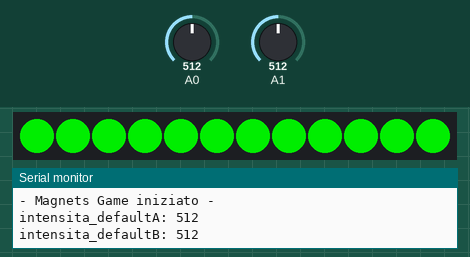
The sketch below on a simulated Arduino Uno, built with avr-gcc and run on an emulated ATmega328P. Shown: 12 RGB LEDs in strip order, left to right, the last lines printed to the serial monitor. Inputs (shaded band) come from the test bench; at power-on: A0 = 512, A1 = 512.

Above: at 12.3 s.
13.7 s: A0 set to 473
At 14.8 s:
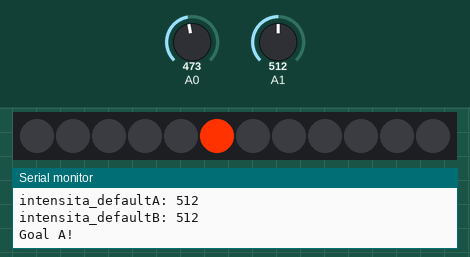
15.2 s: A1 set to 488
16.7 s: A1 set to 472
At 17.3 s:
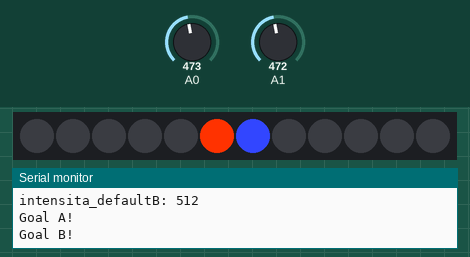
Timing chart, 0 to 19.7 s (numbered marks = the images above; inputs shaded):
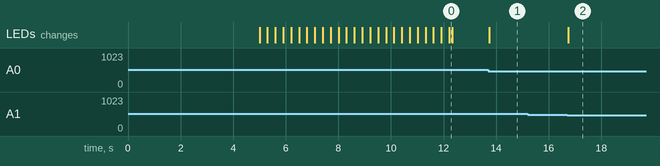

Measured:
- the behaviour switches between 482 and 481 on A0 (found by bisection; images 0 and 1)
- the behaviour switches between 482 and 481 on A1 (found by bisection; images 1 and 2)
- after the input at 13.7 s, the LEDs: change at once (image 1)
- after the input at 15.2 s, every drawn part: stays the same
- after the input at 16.7 s, the LEDs: change at once (image 2)

The sketch:

magnets_game.ino
```cpp
/* ** Magnets game ** by Davide Tomì
 * Project made at the wikicourse "Design and program interactive objects", held by Marco Lurati and Giovanni Profeta in Esino Lario (Italy), on July 2017.
 */

#include <Adafruit_NeoPixel.h>

int valA;
int valB;
bool goalA, goalB;
int intensita_defaultA,intensita_defaultB;
const int margine = 30;

int puntiA;
int puntiB;

Adafruit_NeoPixel punteggio = Adafruit_NeoPixel(12, 9, NEO_GRB + NEO_KHZ800);


void setup() {
 Serial.begin (9600);

 Serial.println(F("- Magnets Game iniziato -"));


 punteggio.begin();

 resettaPunteggio();

 while(millis() < 5000) {
    intensita_defaultA = analogRead(A0);
    intensita_defaultB = analogRead(A1);
 }


 Serial.print(F("intensita_defaultA: "));
 Serial.println(intensita_defaultA);
 Serial.print(F("intensita_defaultB: "));
 Serial.println(intensita_defaultB);

  showStart();
}

void loop() {
  valA = analogRead(A0);
  valB = analogRead(A1);

  //Serial.println (valB);

  if (valA < (intensita_defaultA - margine) && goalA == LOW) {
    puntiA++;
    Serial.println("Goal A!");
    goalA = HIGH;
    aggiornaPunteggio();
    delay(1000);
  } else if (valA > (intensita_defaultB - margine)) {
    goalA = LOW;
  }

  if(valB < (intensita_defaultB - margine) && goalB == LOW) {
    puntiB++;
    Serial.println("Goal B!");
    goalB = HIGH;
    aggiornaPunteggio();
    delay(1000);
  } else if (valB > (intensita_defaultB - margine)) {
    goalB = LOW;
  }

  if(puntiA == 6 || puntiB == 6) {
    resettaPunteggio();
    if(puntiA < puntiB){
      Serial.println(F("B è il vincitore"));
    } else {
      Serial.println(F("A è il vincitore"));
    }
    puntiA = 0;
    puntiB = 0;
  }

  delay (100);
}

void resettaPunteggio(){
 // spegni i led del punteggio
 punteggio.clear();
 punteggio.show();

}

void showStart() {
  for(int i=0; i<12; i++) {
     punteggio.setPixelColor(i, punteggio.Color(0,200,0));
     punteggio.show();
     delay(300);
  }
  for(int i=0; i<12; i++) {
     punteggio.setPixelColor(i, punteggio.Color(0,0,0));
     punteggio.show();
     delay(300);
  }
  for(int i=0; i<12; i++) {
     punteggio.setPixelColor(i, punteggio.Color(0,200,0));
     punteggio.show();

  }
  delay(100);
  for(int i=0; i<12; i++) {
     punteggio.setPixelColor(i, punteggio.Color(0,0,0));
     punteggio.show();

  }
  delay(100);
}


void aggiornaPunteggio(){

  resettaPunteggio();

  for(int i=0; i < puntiA; i++) {
    punteggio.setPixelColor(5-i, punteggio.Color(255,50,0));
  }

  for(int i=6; i<(6+puntiB); i++) {
    punteggio.setPixelColor(i, punteggio.Color(50,70,255));
  }

  punteggio.show();
}
```
